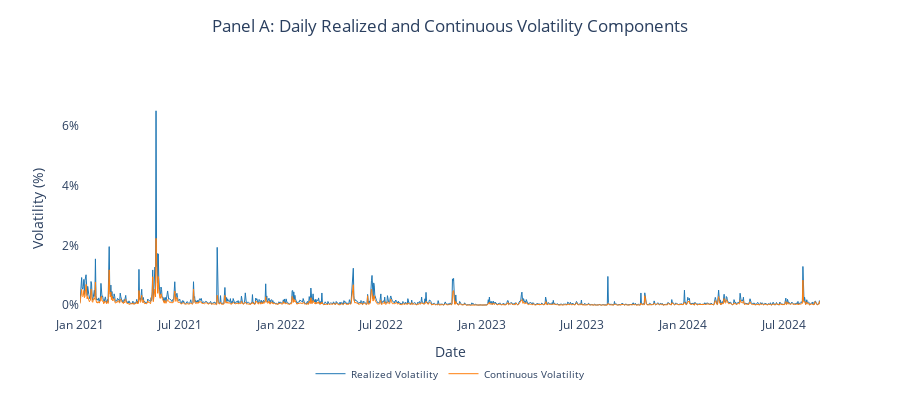
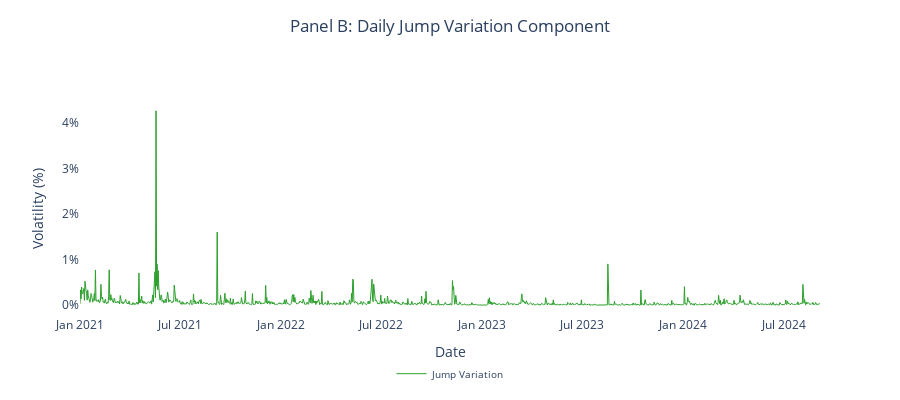

Notebook code for these charts, in order:
### Code cell
import pandas as pd
import numpy as np
import plotly.graph_objects as go
from plotly.subplots import make_subplots
from scipy import stats

def load_and_process_data(file_path):
    """
    Load and process the volatility measures data
    """
    df = pd.read_csv(file_path)
    df['Date'] = pd.to_datetime(df['Date'])
    df[['RV', 'CV', 'JV']] = df[['RV', 'CV', 'JV']] * 100
    return df

def get_sample_info(data):
    """
    Get sample period information
    """
    start_date = data['Date'].min()
    end_date = data['Date'].max()
    total_days = len(data)
    trading_days = len(data[data['RV'] > 0])
    
    return {
        'Start Date': start_date.strftime('%Y-%m-%d'),
        'End Date': end_date.strftime('%Y-%m-%d'),
        'Total Days in Sample': total_days,
        'Trading Days': trading_days
    }

def calculate_summary_stats(data):
    """
    Calculate comprehensive summary statistics for daily volatility measures
    """
    measures = ['RV', 'CV', 'JV']
    stats_dict = {}
    
    for measure in measures:
        series = data[measure].dropna()
        
        stats_dict[measure] = {
            'Mean (daily %)': series.mean(),
            'Median (daily %)': series.median(),
            'Std Dev (daily %)': series.std(),
            'Min (daily %)': series.min(),
            'Max (daily %)': series.max(),
            'Skewness': stats.skew(series),
            'Kurtosis': stats.kurtosis(series),
            'Q1 (daily %)': series.quantile(0.25),
            'Q3 (daily %)': series.quantile(0.75)
        }
    
    summary_df = pd.DataFrame(stats_dict)
    return summary_df, data[measures].corr()

def create_visualization(data):
    """
    Create publication-ready plotly visualizations with bottom legends
    """
    # Create two separate figures
    fig1 = go.Figure()
    fig2 = go.Figure()

    # Add traces to first figure (RV and CV)
    fig1.add_trace(
        go.Scatter(x=data['Date'], y=data['RV'],
                  name='Realized Volatility',
                  line=dict(color='#1f77b4', width=1))
    )

    fig1.add_trace(
        go.Scatter(x=data['Date'], y=data['CV'],
                  name='Continuous Volatility',
                  line=dict(color='#ff7f0e', width=1))
    )

    # Add trace to second figure (JV)
    fig2.add_trace(
        go.Scatter(x=data['Date'], y=data['JV'],
                  name='Jump Variation',
                  line=dict(color='#2ca02c', width=1))
    )

    # Update layout for both figures
    layout_template = dict(
        template='plotly_white',
        showlegend=True,
        height=400,
        legend=dict(
            orientation="h",    # Horizontal legend
            yanchor="top",
            y=-0.2,            # Position below the plot
            xanchor="center",
            x=0.5,             # Centered
            font=dict(size=10)
        ),
        paper_bgcolor='white',
        plot_bgcolor='white',
        margin=dict(b=80)      # Extra bottom margin for legend
    )

    fig1.update_layout(
        **layout_template,
        title=dict(
            text="Panel A: Daily Realized and Continuous Volatility Components",
            x=0.5,
            y=0.95
        )
    )

    fig2.update_layout(
        **layout_template,
        title=dict(
            text="Panel B: Daily Jump Variation Component",
            x=0.5,
            y=0.95
        )
    )

    # Update axes for both figures
    for fig in [fig1, fig2]:
        fig.update_xaxes(showgrid=False, zeroline=False, title_text="Date")
        fig.update_yaxes(showgrid=False, zeroline=False, 
                        ticksuffix='%', title_text="Volatility (%)")

    return fig1, fig2

def main():
    # Load data
    data = load_and_process_data('btc_volatility_measures.csv')
    
    # Get sample information
    sample_info = get_sample_info(data)
    
    # Calculate summary statistics
    summary_stats, correlation_matrix = calculate_summary_stats(data)
    
    # Print sample information
    print("\nSample Information:")
    print("==================")
    for key, value in sample_info.items():
        print(f"{key}: {value}")
    
    # Print summary statistics
    pd.set_option('display.float_format', lambda x: '{:.4f}'.format(x))
    
    print("\nSummary Statistics (Daily Measures):")
    print("==================================")
    print(summary_stats)
    
    print("\nCorrelation Matrix:")
    print("==================")
    print(correlation_matrix.round(4))
    
    # Additional metrics
    jump_days = (data['JV'] > 0).mean() * 100
    avg_jump_size = data.loc[data['JV'] > 0, 'JV'].mean()
    
    print(f"\nAdditional Metrics:")
    print("==================")
    print(f"Percentage of days with jumps: {jump_days:.2f}%")
    print(f"Average jump size when present (daily %): {avg_jump_size:.4f}%")
    
    # Create and display visualizations
    fig1, fig2 = create_visualization(data)
    fig1.show()
    fig2.show()

if __name__ == "__main__":
    main()

### Figure 1 — Plotly figure (JSON) as saved in the notebook; plotly's stock layout.template omitted (floating-point values rounded to 4 significant figures; data arrays with more than 128 entries replaced by an {"elided": "..."} marker saying what was removed)
{"data": [{"line": {"color": "#1f77b4", "width": 1}, "name": "Realized Volatility", "type": "scatter", "x": {"elided": "1325 str values"}, "y": {"elided": "1325 float values"}}, {"line": {"color": "#ff7f0e", "width": 1}, "name": "Continuous Volatility", "type": "scatter", "x": {"elided": "1325 str values"}, "y": {"elided": "1325 float values"}}], "layout": {"height": 400, "legend": {"font": {"size": 10}, "orientation": "h", "x": 0.5, "xanchor": "center", "y": -0.2, "yanchor": "top"}, "margin": {"b": 80}, "paper_bgcolor": "white", "plot_bgcolor": "white", "showlegend": true, "title": {"text": "Panel A: Daily Realized and Continuous Volatility Components", "x": 0.5, "y": 0.95}, "xaxis": {"showgrid": false, "title": {"text": "Date"}, "zeroline": false}, "yaxis": {"showgrid": false, "ticksuffix": "%", "title": {"text": "Volatility (%)"}, "zeroline": false}}}

### Figure 2 — Plotly figure (JSON) as saved in the notebook; plotly's stock layout.template omitted (floating-point values rounded to 4 significant figures; data arrays with more than 128 entries replaced by an {"elided": "..."} marker saying what was removed)
{"data": [{"line": {"color": "#2ca02c", "width": 1}, "name": "Jump Variation", "type": "scatter", "x": {"elided": "1325 str values"}, "y": {"elided": "1325 float values"}}], "layout": {"height": 400, "legend": {"font": {"size": 10}, "orientation": "h", "x": 0.5, "xanchor": "center", "y": -0.2, "yanchor": "top"}, "margin": {"b": 80}, "paper_bgcolor": "white", "plot_bgcolor": "white", "showlegend": true, "title": {"text": "Panel B: Daily Jump Variation Component", "x": 0.5, "y": 0.95}, "xaxis": {"showgrid": false, "title": {"text": "Date"}, "zeroline": false}, "yaxis": {"showgrid": false, "ticksuffix": "%", "title": {"text": "Volatility (%)"}, "zeroline": false}}}
